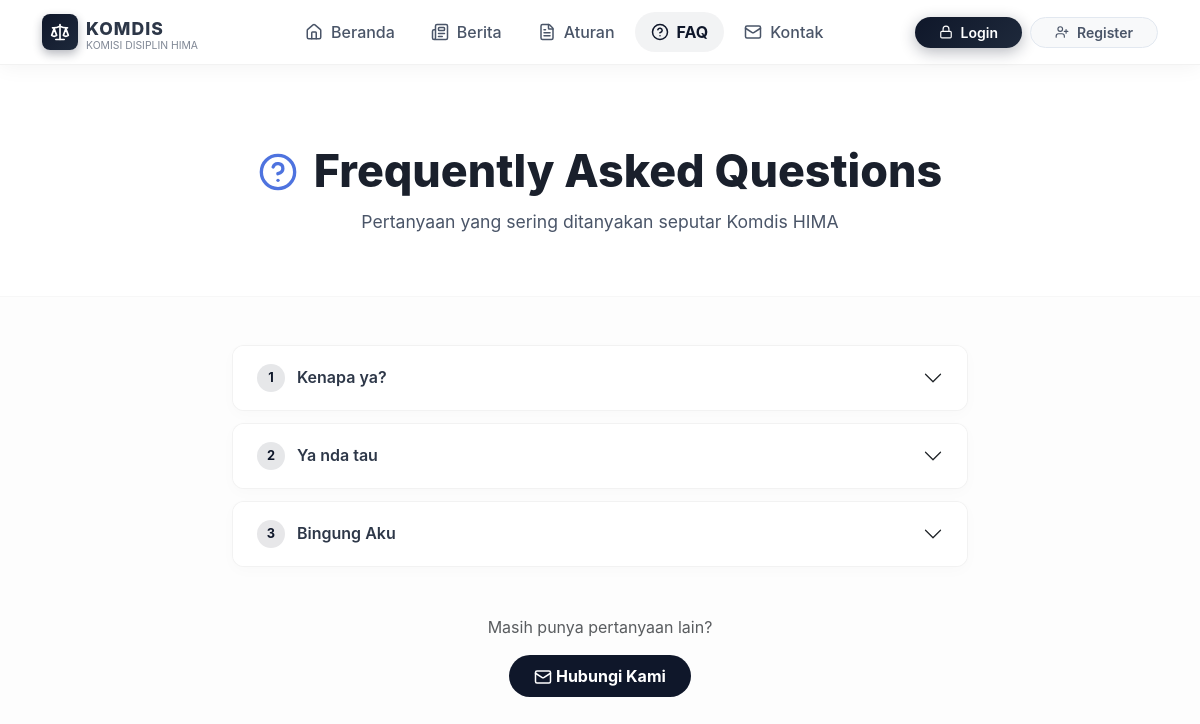
Screenshot of /guest/faq.php with the database file from the repository.
### tables this page shows
CREATE TABLE `faq` (
  `id` int NOT NULL,
  `pertanyaan` varchar(255) NOT NULL,
  `jawaban` text NOT NULL,
  `created_at` timestamp NOT NULL DEFAULT CURRENT_TIMESTAMP
);

### guest/faq.php (the view, shortened to what this page needs)
<?php session_start(); include '../config/koneksi.php'; ?>
<!DOCTYPE html>
<html lang="id">
<head>
    <link href="../assets/css/bootstrap.min.css" rel="stylesheet">
</head>
<body>
<?php
if (isset($_SESSION['login']) && $_SESSION['role'] == 'user') {
    include '../partials/user_navbar.php';
} else {
    include '../partials/guest_navbar.php';
}
?>
<div class="hero-section text-center mb-5">
    <div class="container">
        <h1 class="d-flex align-items-center justify-content-center gap-3"><i data-lucide="help-circle" style="width: 40px; height: 40px; color: #4e73df;"></i> Frequently Asked Questions</h1>
        <p class="mb-0">Pertanyaan yang sering ditanyakan seputar Komdis HIMA</p>
    </div>
</div>
<div class="container pb-5" style="max-width:760px;">
    <?php
    $data = false;
    try { $data = mysqli_query($conn, "SELECT * FROM faq ORDER BY id ASC"); } catch (Exception $e) {}
    if (!$data || mysqli_num_rows($data) == 0):
    ?>
        <div class="alert alert-info text-center">Belum ada FAQ yang tersedia.</div>
    <?php else: ?>
        <div class="accordion" id="faqAccordion">
            <?php $no = 1; while ($d = mysqli_fetch_assoc($data)): ?>
                <div class="accordion-item border-0">
                    <h2 class="accordion-header">
                        <button class="accordion-button collapsed d-flex align-items-center" type="button"
                            data-bs-toggle="collapse"
                            data-bs-target="#faqItem<?= $d['id'] ?>">
                            <span class="faq-number"><?= $no++ ?></span>
                            <?= htmlspecialchars($d['pertanyaan']) ?>
                        </button>
                    </h2>
                </div>
            <?php endwhile; ?>
        </div>
    <?php endif; ?>
    <div class="text-center mt-5">
        <p class="text-muted">Masih punya pertanyaan lain?</p>
        <a href="kontak.php" class="btn fw-bold px-4 py-2" style="background: #0f172a; color: #fff; border-radius: 50px;"><i data-lucide="mail" style="width: 18px; height: 18px;"></i> Hubungi Kami</a>
    </div>
</div>
<?php include '../partials/footer.php'; ?>
</body>
</html>

### guest/faq.php (style rules this page uses)
body { background: #fdfdfd; font-family: 'Inter', 'Segoe UI', sans-serif; }
.hero-section { background: #ffffff; padding: 80px 0 60px; border-bottom: 1px solid rgba(0,0,0,0.03); margin-bottom: 40px; }
.hero-section h1 { font-weight: 800; color: #1a202c; font-size: clamp(2rem, 4vw, 2.8rem); margin-bottom: 10px; }
.hero-section p { color: #4a5568; font-size: 1.1rem; }
.accordion-item { border: 1px solid rgba(0,0,0,0.05) !important; box-shadow: 0 4px 15px rgba(0,0,0,0.02); border-radius: 12px !important; margin-bottom: 12px; background: #ffffff; overflow: hidden; }
.accordion-button { font-weight: 600; color: #2d3748; padding: 18px 24px; }
.faq-number { width: 28px; height: 28px; border-radius: 50%; background: rgba(15,23,42,.1); color: #0f172a; display: inline-flex; align-items: center; justify-content: center; font-size: .8rem; font-weight: bold; margin-right: 12px; flex-shrink: 0; transition: all 0.2s; }

### rows the page displays
faq: pertanyaan "Kenapa ya?"
faq: pertanyaan "Ya nda tau"
faq: pertanyaan "Bingung Aku"
